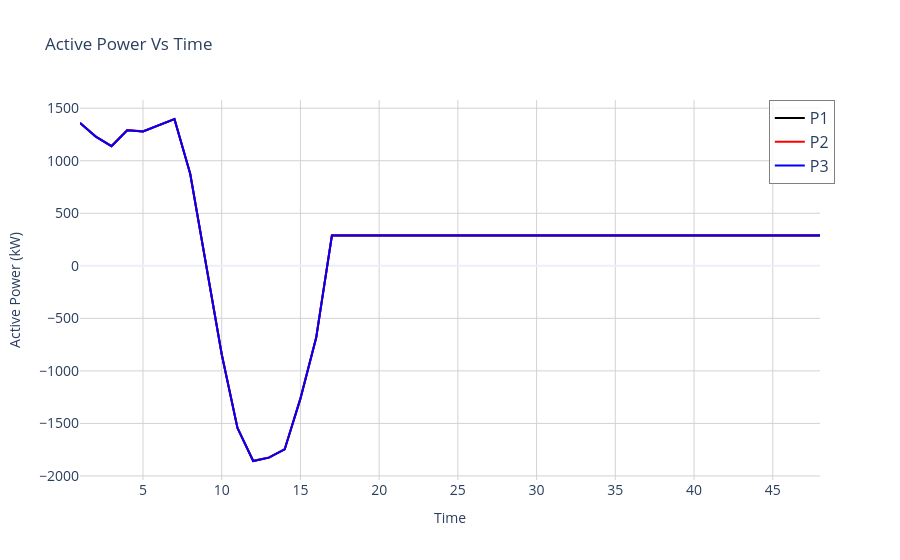

Notebook code for this chart:
### Code cell
dss_tools.interactive_view.p_vs_time("feeder")
